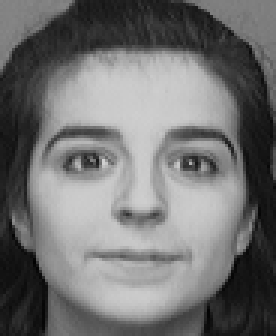
//> input picture opencv_app/Basic/machine_learning/trainset/negative/1-2.bmp, 92 x 112 px (shown 3 times larger)
$ ./principal_Component_Analysis trainset/negative/1-2.bmp   (built with g++ and OpenCV 4)
//> lines starting //> are read from the running program, lines starting //| are printed output that depends on the picture; after the words box and inside, x2 and y2 are one past the last pixel; in counts of white or black regions, pixels touching at a corner belong together
/*
PCA（Principal Component Analysis）主成分分析
主要用于数据降维

样本  协方差矩阵 的特征值和特征向量  取前四个特征值所对应的特征向量
特征矩阵 投影矩阵


对于一组样本的feature组成的多维向量，多维向量里的某些元素本身没有区分
我们的目的是找那些变化大的元素，即方差大的那些维，
而去除掉那些变化不大的维，从而使feature留下的都是最能代表此元素的“精品”，
而且计算量也变小了。

对于一个k维的feature来说，相当于它的每一维feature与
其他维都是正交的（相当于在多维坐标系中，坐标轴都是垂直的），
那么我们可以变化这些维的坐标系，从而使这个feature在某些维上方差大，
而在某些维上方差很


求得一个k维特征的投影矩阵，这个投影矩阵可以将feature从高维降到低维。
投影矩阵也可以叫做变换矩阵。新的低维特征必须每个维都正交，特征向量都是正交的

通过求样本矩阵的协方差矩阵，然后求出协方差矩阵的特征向量，这些特征向量就可以构成这个投影矩阵了。
特征向量的选择取决于协方差矩阵的特征值的大

对于一个训练集，100个样本，feature是10维，那么它可以建立一个100*10的矩阵，作为样本。
求这个样本的协方差矩阵，得到一个10*10的协方差矩阵，然后求出这个协方差矩阵的特征值和特征向量，
应该有10个特征值和特征向量，我们根据特征值的大小，取前四个特征值所对应的特征向量，
构成一个10*4的矩阵，这个矩阵就是我们要求的特征矩阵，100*10的样本矩阵乘以这个10*4的特征矩阵，
就得到了一个100*4的新的降维之后的样本矩阵，每个样本的维数下


*/
#include "opencv2/core.hpp"
#include "opencv2/imgproc.hpp"
#include "opencv2/highgui.hpp"
#include <iostream>

using namespace std;
using namespace cv;

// Function declarations
void drawAxis(Mat&, Point, Point, Scalar, const float);
double getOrientation(const vector<Point> &, Mat&);

/**
 * @function drawAxis
 */
void drawAxis(Mat& img, Point p, Point q, Scalar colour, const float scale = 0.2)
{
//! [visualization1]
    double angle;
    double hypotenuse;
    angle = atan2( (double) p.y - q.y, (double) p.x - q.x ); // angle in radians
    hypotenuse = sqrt( (double) (p.y - q.y) * (p.y - q.y) + (p.x - q.x) * (p.x - q.x));
//    double degrees = angle * 180 / CV_PI; // convert radians to degrees (0-180 range)
//    cout << "Degrees: " << abs(degrees - 180) << endl; // angle in 0-360 degrees range

    // Here we lengthen the arrow by a factor of scale
    q.x = (int) (p.x - scale * hypotenuse * cos(angle));
    q.y = (int) (p.y - scale * hypotenuse * sin(angle));
    line(img, p, q, colour, 1, LINE_AA);

    // create the arrow hooks
    p.x = (int) (q.x + 9 * cos(angle + CV_PI / 4));
    p.y = (int) (q.y + 9 * sin(angle + CV_PI / 4));
    line(img, p, q, colour, 1, LINE_AA);

    p.x = (int) (q.x + 9 * cos(angle - CV_PI / 4));
    p.y = (int) (q.y + 9 * sin(angle - CV_PI / 4));
    line(img, p, q, colour, 1, LINE_AA);
//! [visualization1]
}

/**
 * @function getOrientation
 */
double getOrientation(const vector<Point> &pts, Mat &img)
{
//! [pca]
    //Construct a buffer used by the pca analysis
    int sz = static_cast<int>(pts.size());
    Mat data_pts = Mat(sz, 2, CV_64FC1);
    for (int i = 0; i < data_pts.rows; ++i)
    {
        data_pts.at<double>(i, 0) = pts[i].x;
        data_pts.at<double>(i, 1) = pts[i].y;
    }

    //Perform PCA analysis
    PCA pca_analysis(data_pts, Mat(), PCA::DATA_AS_ROW);

    //Store the center of the object
    Point cntr = Point(static_cast<int>(pca_analysis.mean.at<double>(0, 0)),
                      static_cast<int>(pca_analysis.mean.at<double>(0, 1)));

    //Store the eigenvalues and eigenvectors
    vector<Point2d> eigen_vecs(2);
    vector<double> eigen_val(2);
    for (int i = 0; i < 2; ++i)
    {
        eigen_vecs[i] = Point2d(pca_analysis.eigenvectors.at<double>(i, 0),
                                pca_analysis.eigenvectors.at<double>(i, 1));

        eigen_val[i] = pca_analysis.eigenvalues.at<double>(i);
    }

//! [pca]
//! [visualization]
    // Draw the principal components
    circle(img, cntr, 3, Scalar(255, 0, 255), 2);
    Point p1 = cntr + 0.02 * Point(static_cast<int>(eigen_vecs[0].x * eigen_val[0]), static_cast<int>(eigen_vecs[0].y * eigen_val[0]));
    Point p2 = cntr - 0.02 * Point(static_cast<int>(eigen_vecs[1].x * eigen_val[1]), static_cast<int>(eigen_vecs[1].y * eigen_val[1]));
    drawAxis(img, cntr, p1, Scalar(0, 255, 0), 1);
    drawAxis(img, cntr, p2, Scalar(255, 255, 0), 5);

    double angle = atan2(eigen_vecs[0].y, eigen_vecs[0].x); // orientation in radians
//! [visualization]

    return angle;
}

/**
 * @function main
 */
int main(int argc, char** argv)
{
//! [pre-process]
    // Load image
    CommandLineParser parser(argc, argv, "{@input | ../../common/data/pca_test1.jpg | input image}");
    parser.about( "This program demonstrates how to use OpenCV PCA to extract the orienation of an object.\n" );
    parser.printMessage();

    Mat src = imread(parser.get<String>("@input"));
//> src is the input picture: 112 rows x 92 cols, CV_8UC3; min 1, max 208, mean 113.6

    // Check if image is loaded successfully
    if(src.empty())
    {
        cout << "Problem loading image!!!" << endl;
        return EXIT_FAILURE;
    }

    imshow("src", src);

    // Convert image to grayscale
    Mat gray;
    cvtColor(src, gray, COLOR_BGR2GRAY);

    // Convert image to binary
    Mat bw;
    threshold(gray, bw, 50, 255, THRESH_BINARY | THRESH_OTSU);
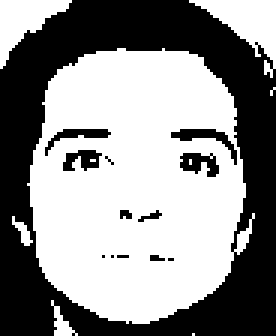
//> bw: 112 rows x 92 cols, CV_8UC1 (shown 3 times larger); 56.3% white; 13 black regions (8 under 20 px)
//! [pre-process]

//! [contours]
    // Find all the contours in the thresholded image
    vector<vector<Point> > contours;
    findContours(bw, contours, RETR_LIST, CHAIN_APPROX_NONE);
//> contours = 25 contours, 16 with area under 20; largest, box (x1, y1, x2, y2) and area: (9, 16, 85, 108) 5328, (63, 0, 92, 26) 260, (0, 0, 24, 23) 210, (56, 42, 80, 56) 100, (59, 50, 74, 60) 86

    for (size_t i = 0; i < contours.size(); ++i)
    {
        // Calculate the area of each contour
        double area = contourArea(contours[i]);
        // Ignore contours that are too small or too large
        if (area < 1e2 || 1e5 < area) continue;

        // Draw each contour only for visualisation purposes
        drawContours(src, contours, static_cast<int>(i), Scalar(0, 0, 255), 2, LINE_8);
        // Find the orientation of each shape
        getOrientation(contours[i], src);
    }
//> this loop made 25 passes
//> area on passes 2, 9, 17, 18, 20: 25.5, 21, 85.5, 79.5, 84.5
//> (area, sz in getOrientation, p1 in getOrientation, p2 in getOrientation, angle in drawAxis, hypotenuse in drawAxis, angle in drawAxis (second call), hypotenuse in drawAxis (second call)) on passes 19, 24, 25: (100, 56, Point(69, 46), Point(68, 46), 3.14, 1, 0, 0), (259.5, 101, Point(84, 11), Point(82, 9), -2.36, 2.83, 0, 0), (210.5, 75, Point(8, 6), Point(7, 7), 2.36, 1.41, 0, 0)
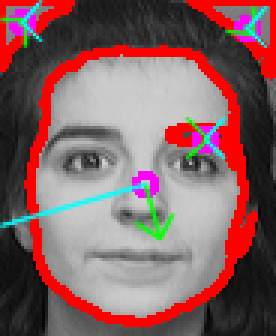
//> src: 112 rows x 92 cols, CV_8UC3 (shown 3 times larger); mean B, G, R 99.5, 97.7, 132.9
//! [contours]

    imshow("output", src);

    waitKey(0);
    return 0;
}

$ run again, on opencv_app/Basic/machine_learning/trainset/negative/17-2.bmp
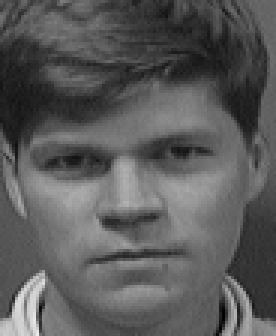
//> input picture opencv_app/Basic/machine_learning/trainset/negative/17-2.bmp, 92 x 112 px (shown 3 times larger)
//> src is the input picture: 112 rows x 92 cols, CV_8UC3; min 1, max 237, mean 90.6
//> `threshold(gray, bw, 50, 255, THRESH_BINARY | THRESH_OTSU);`:
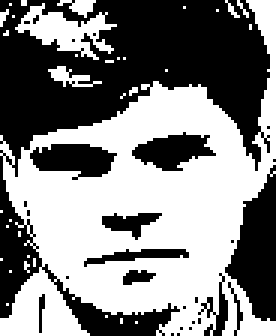
//> bw: 112 rows x 92 cols, CV_8UC1 (shown 3 times larger); 51.8% white; 28 black regions (19 under 20 px)
//> contours = 80 contours, 69 with area under 20; largest, box (x1, y1, x2, y2) and area: (0, 0, 92, 112) 5370, (9, 47, 40, 60) 267, (43, 43, 73, 58) 247, (5, 1, 39, 20) 229, (27, 82, 64, 90) 129
//> the loop `for (size_t i = 0; i < contours.size(); ++i)` made 80 passes
//> (area, sz in getOrientation, p1 in getOrientation, p2 in getOrientation, angle in drawAxis, hypotenuse in drawAxis, angle in drawAxis (second call), hypotenuse in drawAxis (second call)) on passes 31, 41, 48, 52, 74: (129, 74, Point(47, 84), Point(45, 84), 3.14, 2, 0, 0), (113, 48, Point(44, 73), Point(43, 73), 3.14, 1, 0, 0), (267, 70, Point(25, 52), Point(23, 52), 3.14, 2, 0, 0), (247, 68, Point(59, 49), Point(58, 49), 3.14, 1, 0, 0), (229, 116, Point(25, 10), Point(23, 10), 3.14, 2, 0, 0)
//> after the loop `for (size_t i = 0; i < contours.size(); ++i)`:
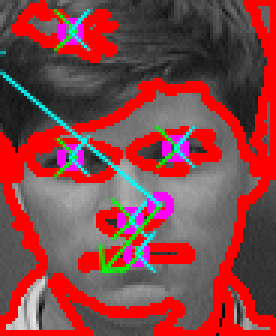
//> src: 112 rows x 92 cols, CV_8UC3 (shown 3 times larger); mean B, G, R 69.7, 67.1, 134.4

$ run again, on opencv_app/Basic/machine_learning/trainset/negative/23-2.bmp
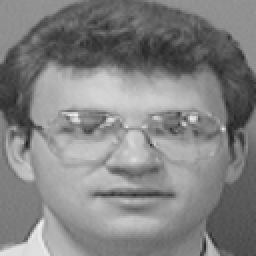
//> input picture opencv_app/Basic/machine_learning/trainset/negative/23-2.bmp, 128 x 128 px (shown 2 times larger)
//> src is the input picture: 128 rows x 128 cols, CV_8UC3; min 30, max 238, mean 130.3
//> `threshold(gray, bw, 50, 255, THRESH_BINARY | THRESH_OTSU);`:
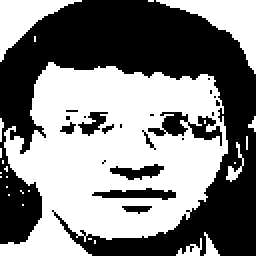
//> bw: 128 rows x 128 cols, CV_8UC1 (shown 2 times larger); 51.3% white; 21 black regions (14 under 20 px)
//> contours = 55 contours, 39 with area under 20; largest, box (x1, y1, x2, y2) and area: (0, 31, 114, 128) 7570, (78, 0, 128, 37) 558, (0, 0, 41, 31) 432, (45, 93, 89, 101) 196, (93, 57, 112, 74) 152
//> the loop `for (size_t i = 0; i < contours.size(); ++i)` made 55 passes
//> area on passes 3, 5, 9, 27, 30, 32, 34, 35: 33, 29.5, 55, 28, 24, 33.5, 21, 36
//> after the loop `for (size_t i = 0; i < contours.size(); ++i)`:
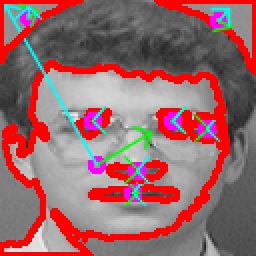
//> src: 128 rows x 128 cols, CV_8UC3 (shown 2 times larger); mean B, G, R 107, 104.2, 150.9

$ run again, on opencv_app/Basic/machine_learning/trainset/negative/26-1.bmp
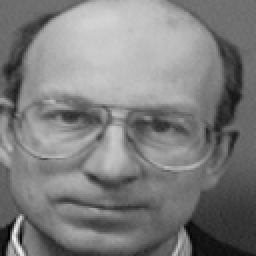
//> input picture opencv_app/Basic/machine_learning/trainset/negative/26-1.bmp, 128 x 128 px (shown 2 times larger)
//> src is the input picture: 128 rows x 128 cols, CV_8UC3; min 0, max 241, mean 125.4
//> `threshold(gray, bw, 50, 255, THRESH_BINARY | THRESH_OTSU);`:
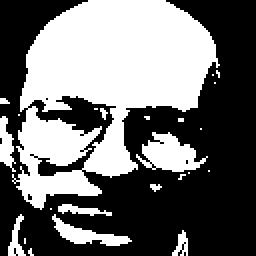
//> bw: 128 rows x 128 cols, CV_8UC1 (shown 2 times larger); 43.5% white; 24 white regions (17 under 20 px)
//> contours = 39 contours, 31 with area under 20; largest, box (x1, y1, x2, y2) and area: (6, 0, 110, 105) 6466, (13, 47, 59, 89) 702, (68, 66, 104, 86) 353, (26, 107, 66, 123) 182, (0, 58, 8, 86) 96, (4, 107, 13, 128) 62, (29, 102, 56, 108) 52, (86, 115, 94, 128) 40
//> the loop `for (size_t i = 0; i < contours.size(); ++i)` made 39 passes
//> area on passes 6, 8, 10, 29: 40, 62, 52.5, 96.5
//> after the loop `for (size_t i = 0; i < contours.size(); ++i)`:
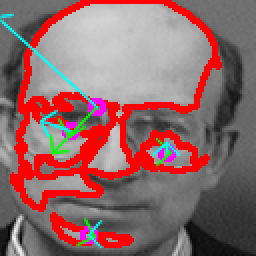
//> src: 128 rows x 128 cols, CV_8UC3 (shown 2 times larger); 19.98% of pixels changed, all inside (x1, y1, x2, y2) = (0, 0, 111, 125)
